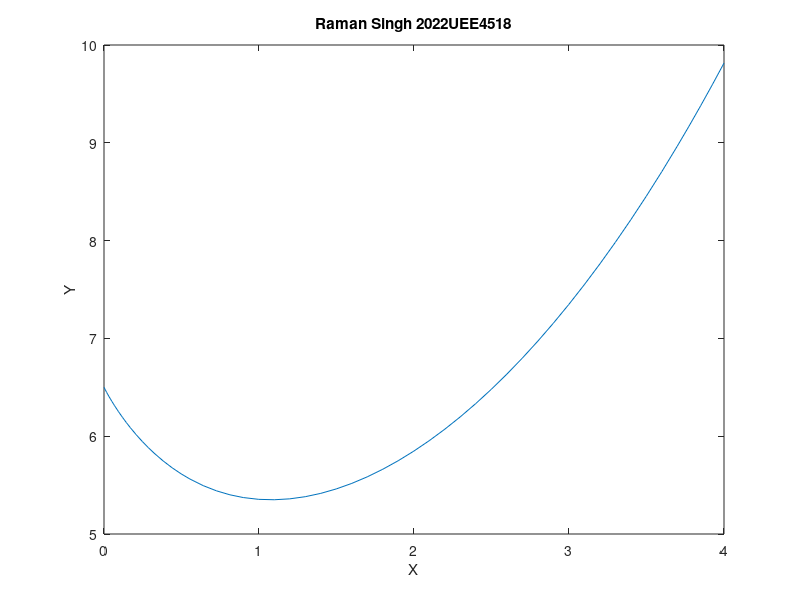

Write MATLAB code to recreate this figure.
%Raman Singh
%2022UEE4518
[x,y]=ode45(@(x,y)(x*y)^0.5-0.5*y*exp(-0.1*x),[0 4],6.5);
plot(x,y);
xlabel("X");ylabel("Y");title("Raman Singh 2022UEE4518");
